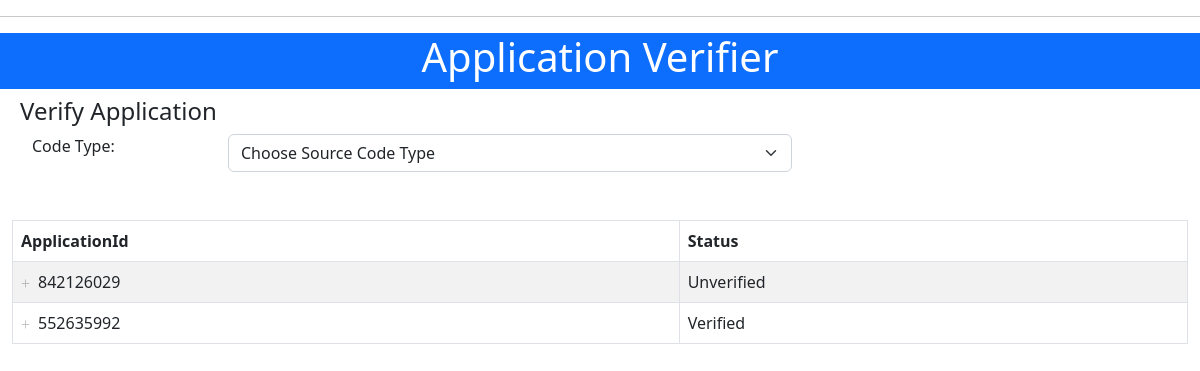
Before: /validationapi/applications with the older database file.
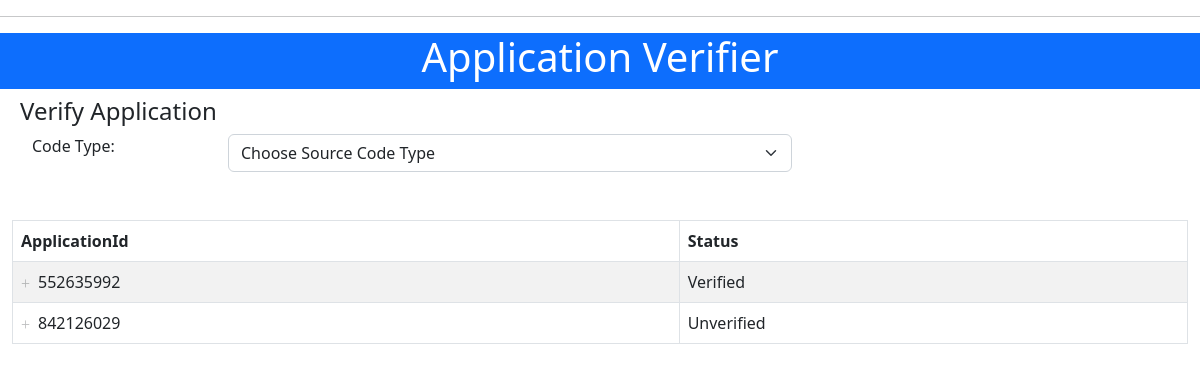
After: the same page with the newer database file.
### tables this page shows
CREATE TABLE revision (
    commit_id TEXT PRIMARY KEY,
    application INTEGER NOT NULL,
    status TEXT,
    validation_time DATETIME,
    approval_url TEXT,
    clear_state_url TEXT,
    additional_info TEXT
);

CREATE TABLE application (
    id INTEGER PRIMARY KEY,
    status TEXT
);

### app.py (the view)
@app.route('/validationapi/applications')
def get_applications():
    return render_template('index.html', applications=get_all_applications(), verification_status="")

### dbhelper.py (called while the page is built)
def get_db_connection():
    conn = sqlite3.connect('validation.db')
    conn.row_factory = sqlite3.Row
    return conn

### templates/index.html (shortened to what this page needs)
{% extends 'base.html' %}
{% block content %}
    <div class="row text-center bg-primary text-white">
        <h1>{% block title %} Application Verifier {% endblock %}</h1>
    </div>
    <div class="container-fluid m-2 ">
    <h4>Verify Application</h4>
    <div class="container-fluid mt-2">
        <div class="row mt-2">
            <div class="col-2">
                <label for="code_type">Code Type:</label>
            </div>
            <div class="col-6">
                <select id="code_type_select" name="code_type" class="form-select" aria-label="Default select example">
                  <option selected>Choose Source Code Type</option>
                </select>
            </div>
        </div>
     </div>
    </div>
        <div class="container-fluid overflow-auto mt-5">
            <table class="table table-striped table-bordered" data-toggle-column="first">
                <thead class="thead-dark">
                    <tr>
                        <th scope="col" data-breakpoints="xs">ApplicationId</th>
                        <th scope="col" data-breakpoints="xs">Status</th>
                    </tr>
                </thead>
                <tbody>
                    {% for application in applications %}
                    <tr>
                        <td>{{ application.id }}</td>
                        <td>{{ application.status }}</td>
                    </tr>
                    {% endfor %}
                </tbody>
            </table>
        </div>
{% endblock %}

### templates/base.html (shortened to what this page needs)
<!DOCTYPE html>
<html lang="en">
<head>
    <link href="https://cdn.jsdelivr.net/npm/bootstrap@5.2.0/dist/css/bootstrap.min.css" rel="stylesheet">
    <link href="{{url_for('static', filename='css/footable.bootstrap.min.css')}}" rel="stylesheet">
</head>
<body>
    <hr>
    <div class="content">
        {% block content %} {% endblock %}
    </div>
</body>
</html>

Changed rows visible on the page:
changed revision "Verified": moves up the list
